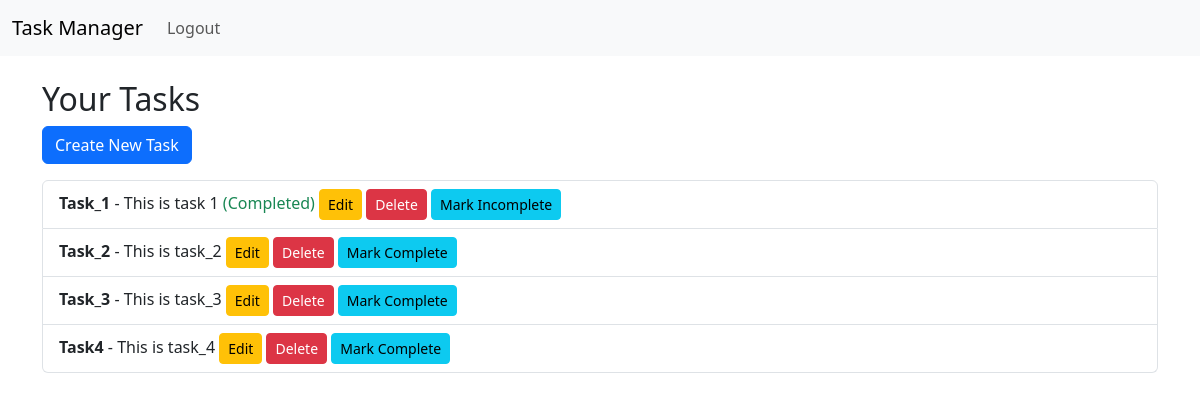
Page /tasks/tasks/ (signed in) on the committed database.
### tasks/models.py (models this page shows, shortened)
class Task(models.Model):
    user = models.ForeignKey(User, on_delete=models.CASCADE)  # Each task is associated with a user
    title = models.CharField(max_length=255)
    description = models.TextField(blank=True)
    completed = models.BooleanField(default=False)
    created_at = models.DateTimeField(auto_now_add=True)

### tasks/views.py (the view)
# urls.py: path('tasks/', TaskListView.as_view(), name='task_list'),
class TaskListView(LoginRequiredMixin, ListView):
    model = Task
    template_name = 'tasks/task_list.html'
    def get_queryset(self):
        return Task.objects.filter(user=self.request.user)  # Show tasks of the logged-in user

### tasks/templates/tasks/task_list.html
{% extends 'base.html' %}
{% block content %}
    <h2>Your Tasks</h2>
    <a href="{% url 'task_create' %}" class="btn btn-primary mb-3">Create New Task</a>
    <ul class="list-group">
        {% for task in object_list %}
            <li class="list-group-item">
                <strong>{{ task.title }}</strong> - {{ task.description }}
                {% if task.completed %}
                    <span class="text-success">(Completed)</span>
                {% endif %}
                <a href="{% url 'task_update' task.pk %}" class="btn btn-sm btn-warning">Edit</a>
                <a href="{% url 'task_delete' task.pk %}" class="btn btn-sm btn-danger">Delete</a>
                <a href="{% url 'task_toggle' task.pk %}" class="btn btn-sm btn-info">
                    {% if task.completed %} Mark Incomplete {% else %} Mark Complete {% endif %}
                </a>
            </li>
        {% endfor %}
    </ul>
{% endblock %}

### tasks/templates/base.html (shortened to what this page needs)
<!DOCTYPE html>
<html lang="en">
<head>
    <link rel="stylesheet" href="https://cdnjs.cloudflare.com/ajax/libs/bootstrap/5.3.0/css/bootstrap.min.css">
</head>
<body>
    <nav class="navbar navbar-expand-lg navbar-light bg-light">
        <div class="container-fluid">
            <a class="navbar-brand" href="{% url 'task_list' %}">Task Manager</a>
            <div class="collapse navbar-collapse">
                <ul class="navbar-nav ml-auto">
                    {% if user.is_authenticated %}
                        <li class="nav-item"><a href="{% url 'account_logout' %}" class="nav-link">Logout</a></li>
                    {% else %}
                        <li class="nav-item"><a href="{% url 'account_login' %}" class="nav-link">Login</a></li>
                    {% endif %}
                </ul>
            </div>
        </div>
    </nav>
    <div class="container mt-4">
        {% block content %}{% endblock %}
    </div>
</body>
</html>

### rows in the picture
Task: title "Task_1", description "This is task 1", completed "(Completed)"
Task: title "Task_2", description "This is task_2", completed "Mark Complete"
Task: title "Task_3", description "This is task_3", completed "Mark Complete"
Task: title "Task4", description "This is task_4", completed "Mark Complete"
